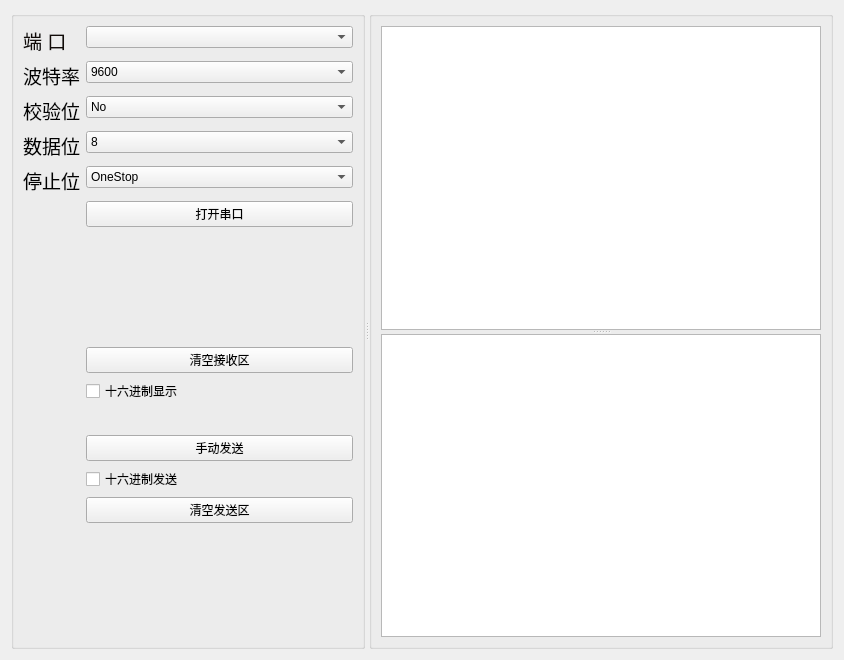
<?xml version="1.0" encoding="UTF-8"?>
<ui version="4.0">
 <class>Form</class>
 <widget class="QWidget" name="Form">
  <property name="geometry">
   <rect>
    <x>0</x>
    <y>0</y>
    <width>844</width>
    <height>660</height>
   </rect>
  </property>
  <property name="windowTitle">
   <string>串口调节助手</string>
  </property>
  <layout class="QGridLayout" name="gridLayout_4">
   <item row="0" column="0">
    <layout class="QGridLayout" name="gridLayout">
     <item row="0" column="0">
      <widget class="QSplitter" name="splitter_2">
       <property name="orientation">
        <enum>Qt::Horizontal</enum>
       </property>
       <widget class="QGroupBox" name="groupBox">
        <property name="title">
         <string/>
        </property>
        <layout class="QGridLayout" name="gridLayout_2">
         <item row="0" column="0">
          <layout class="QFormLayout" name="formLayout">
           <item row="0" column="0">
            <widget class="QLabel" name="label">
             <property name="minimumSize">
              <size>
               <width>0</width>
               <height>0</height>
              </size>
             </property>
             <property name="text">
              <string>&lt;html&gt;&lt;head/&gt;&lt;body&gt;&lt;p&gt;&lt;span style=&quot; font-size:14pt; color:#110b08;&quot;&gt;端 口&lt;/span&gt;&lt;/p&gt;&lt;/body&gt;&lt;/html&gt;</string>
             </property>
            </widget>
           </item>
           <item row="0" column="1">
            <widget class="QComboBox" name="comboBoxPort"/>
           </item>
           <item row="1" column="0">
            <widget class="QLabel" name="label_2">
             <property name="text">
              <string>&lt;html&gt;&lt;head/&gt;&lt;body&gt;&lt;p&gt;&lt;span style=&quot; font-size:14pt;&quot;&gt;波特率&lt;/span&gt;&lt;/p&gt;&lt;/body&gt;&lt;/html&gt;</string>
             </property>
            </widget>
           </item>
           <item row="1" column="1">
            <widget class="QComboBox" name="comboBoxBaud">
             <property name="currentIndex">
              <number>3</number>
             </property>
             <item>
              <property name="text">
               <string>1200</string>
              </property>
             </item>
             <item>
              <property name="text">
               <string>2400</string>
              </property>
             </item>
             <item>
              <property name="text">
               <string>4800</string>
              </property>
             </item>
             <item>
              <property name="text">
               <string>9600</string>
              </property>
             </item>
             <item>
              <property name="text">
               <string>19200</string>
              </property>
             </item>
             <item>
              <property name="text">
               <string>38400</string>
              </property>
             </item>
             <item>
              <property name="text">
               <string>57600</string>
              </property>
             </item>
             <item>
              <property name="text">
               <string>115200</string>
              </property>
             </item>
            </widget>
           </item>
           <item row="2" column="0">
            <widget class="QLabel" name="label_3">
             <property name="text">
              <string>&lt;html&gt;&lt;head/&gt;&lt;body&gt;&lt;p&gt;&lt;span style=&quot; font-size:14pt;&quot;&gt;校验位&lt;/span&gt;&lt;/p&gt;&lt;/body&gt;&lt;/html&gt;</string>
             </property>
            </widget>
           </item>
           <item row="2" column="1">
            <widget class="QComboBox" name="comboBoxParity">
             <item>
              <property name="text">
               <string>No</string>
              </property>
             </item>
             <item>
              <property name="text">
               <string>Even</string>
              </property>
             </item>
             <item>
              <property name="text">
               <string>Odd</string>
              </property>
             </item>
             <item>
              <property name="text">
               <string>Space</string>
              </property>
             </item>
             <item>
              <property name="text">
               <string>Mark</string>
              </property>
             </item>
             <item>
              <property name="text">
               <string>Unknown</string>
              </property>
             </item>
            </widget>
           </item>
           <item row="3" column="0">
            <widget class="QLabel" name="label_4">
             <property name="text">
              <string>&lt;html&gt;&lt;head/&gt;&lt;body&gt;&lt;p&gt;&lt;span style=&quot; font-size:14pt;&quot;&gt;数据位&lt;/span&gt;&lt;/p&gt;&lt;/body&gt;&lt;/html&gt;</string>
             </property>
            </widget>
           </item>
           <item row="3" column="1">
            <widget class="QComboBox" name="comboBoxData">
             <property name="currentIndex">
              <number>3</number>
             </property>
             <item>
              <property name="text">
               <string>5</string>
              </property>
             </item>
             <item>
              <property name="text">
               <string>6</string>
              </property>
             </item>
             <item>
              <property name="text">
               <string>7</string>
              </property>
             </item>
             <item>
              <property name="text">
               <string>8</string>
              </property>
             </item>
            </widget>
           </item>
           <item row="4" column="0">
            <widget class="QLabel" name="label_5">
             <property name="text">
              <string>&lt;html&gt;&lt;head/&gt;&lt;body&gt;&lt;p&gt;&lt;span style=&quot; font-size:14pt;&quot;&gt;停止位&lt;/span&gt;&lt;/p&gt;&lt;/body&gt;&lt;/html&gt;</string>
             </property>
            </widget>
           </item>
           <item row="4" column="1">
            <widget class="QComboBox" name="comboBoxStop">
             <item>
              <property name="text">
               <string>OneStop</string>
              </property>
             </item>
             <item>
              <property name="text">
               <string>OneAndHalfStop</string>
              </property>
             </item>
             <item>
              <property name="text">
               <string>TwoStop</string>
              </property>
             </item>
             <item>
              <property name="text">
               <string>UnknownStopBits</string>
              </property>
             </item>
            </widget>
           </item>
           <item row="5" column="1">
            <widget class="QPushButton" name="buttonConnect">
             <property name="text">
              <string>打开串口</string>
             </property>
            </widget>
           </item>
           <item row="6" column="1">
            <spacer name="verticalSpacer">
             <property name="orientation">
              <enum>Qt::Vertical</enum>
             </property>
             <property name="sizeHint" stdset="0">
              <size>
               <width>20</width>
               <height>60</height>
              </size>
             </property>
            </spacer>
           </item>
           <item row="7" column="1">
            <widget class="QPushButton" name="pushButton_2">
             <property name="text">
              <string>清空接收区</string>
             </property>
            </widget>
           </item>
           <item row="8" column="1">
            <widget class="QCheckBox" name="checkBoxHexView">
             <property name="text">
              <string>十六进制显示</string>
             </property>
            </widget>
           </item>
           <item row="10" column="1">
            <widget class="QPushButton" name="buttonSend">
             <property name="text">
              <string>手动发送</string>
             </property>
            </widget>
           </item>
           <item row="11" column="1">
            <widget class="QCheckBox" name="checkBoxHexSend">
             <property name="text">
              <string>十六进制发送</string>
             </property>
            </widget>
           </item>
           <item row="13" column="1">
            <spacer name="verticalSpacer_3">
             <property name="orientation">
              <enum>Qt::Vertical</enum>
             </property>
             <property name="sizeHint" stdset="0">
              <size>
               <width>20</width>
               <height>40</height>
              </size>
             </property>
            </spacer>
           </item>
           <item row="12" column="1">
            <widget class="QPushButton" name="pushButton_3">
             <property name="text">
              <string>清空发送区</string>
             </property>
            </widget>
           </item>
           <item row="9" column="1">
            <spacer name="horizontalSpacer">
             <property name="orientation">
              <enum>Qt::Horizontal</enum>
             </property>
             <property name="sizeHint" stdset="0">
              <size>
               <width>40</width>
               <height>20</height>
              </size>
             </property>
            </spacer>
           </item>
          </layout>
         </item>
        </layout>
       </widget>
       <widget class="QGroupBox" name="groupBox_2">
        <property name="title">
         <string/>
        </property>
        <layout class="QGridLayout" name="gridLayout_3">
         <item row="0" column="0">
          <widget class="QSplitter" name="splitter">
           <property name="orientation">
            <enum>Qt::Vertical</enum>
           </property>
           <widget class="QTextBrowser" name="textBrowser"/>
           <widget class="QPlainTextEdit" name="plainTextEdit"/>
          </widget>
         </item>
        </layout>
       </widget>
      </widget>
     </item>
    </layout>
   </item>
  </layout>
 </widget>
 <tabstops>
  <tabstop>textBrowser</tabstop>
  <tabstop>plainTextEdit</tabstop>
 </tabstops>
 <resources/>
 <connections>
  <connection>
   <sender>pushButton_2</sender>
   <signal>clicked()</signal>
   <receiver>textBrowser</receiver>
   <slot>clear()</slot>
   <hints>
    <hint type="sourcelabel">
     <x>249</x>
     <y>288</y>
    </hint>
    <hint type="destinationlabel">
     <x>428</x>
     <y>229</y>
    </hint>
   </hints>
  </connection>
  <connection>
   <sender>pushButton_3</sender>
   <signal>clicked()</signal>
   <receiver>plainTextEdit</receiver>
   <slot>clear()</slot>
   <hints>
    <hint type="sourcelabel">
     <x>188</x>
     <y>421</y>
    </hint>
    <hint type="destinationlabel">
     <x>301</x>
     <y>400</y>
    </hint>
   </hints>
  </connection>
 </connections>
</ui>
